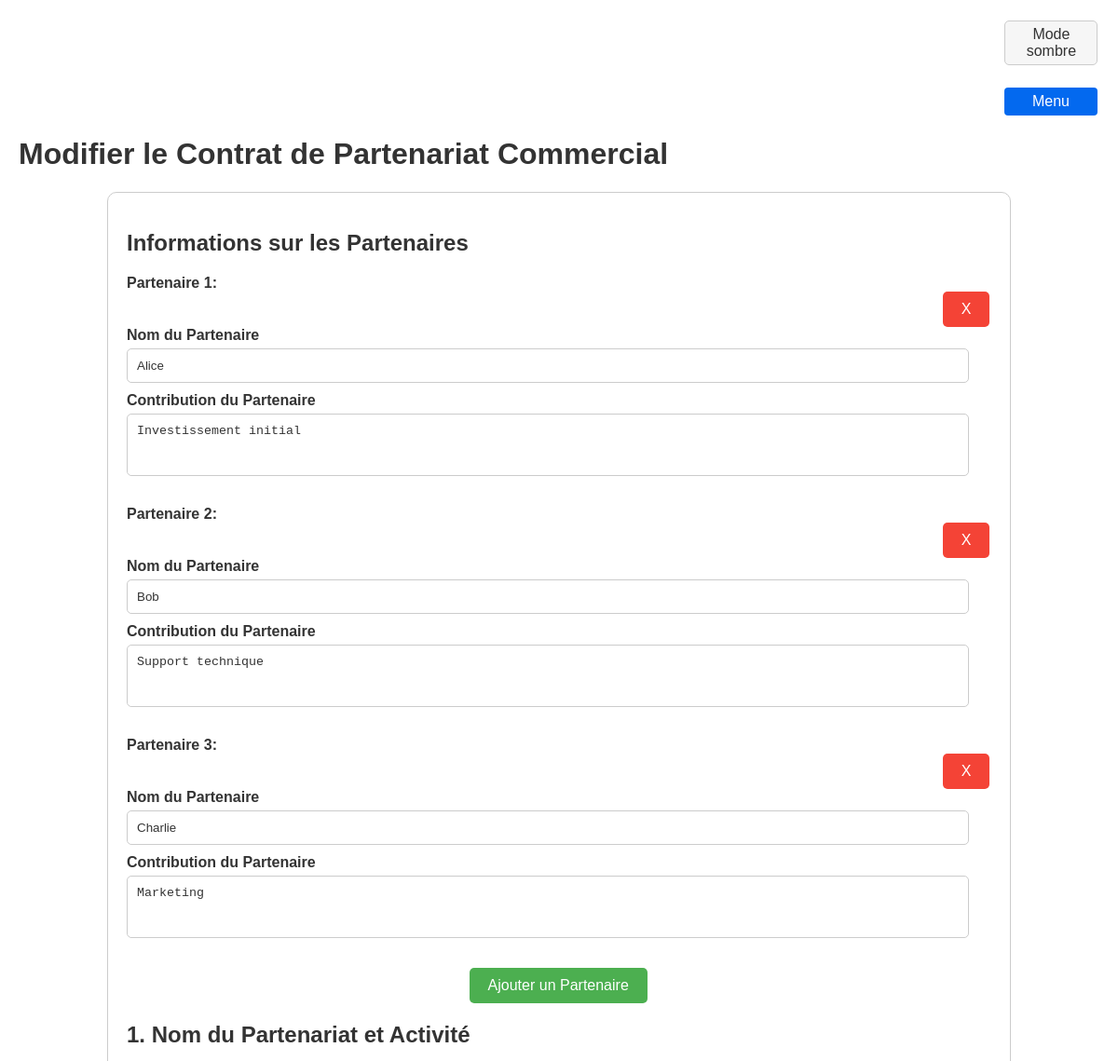
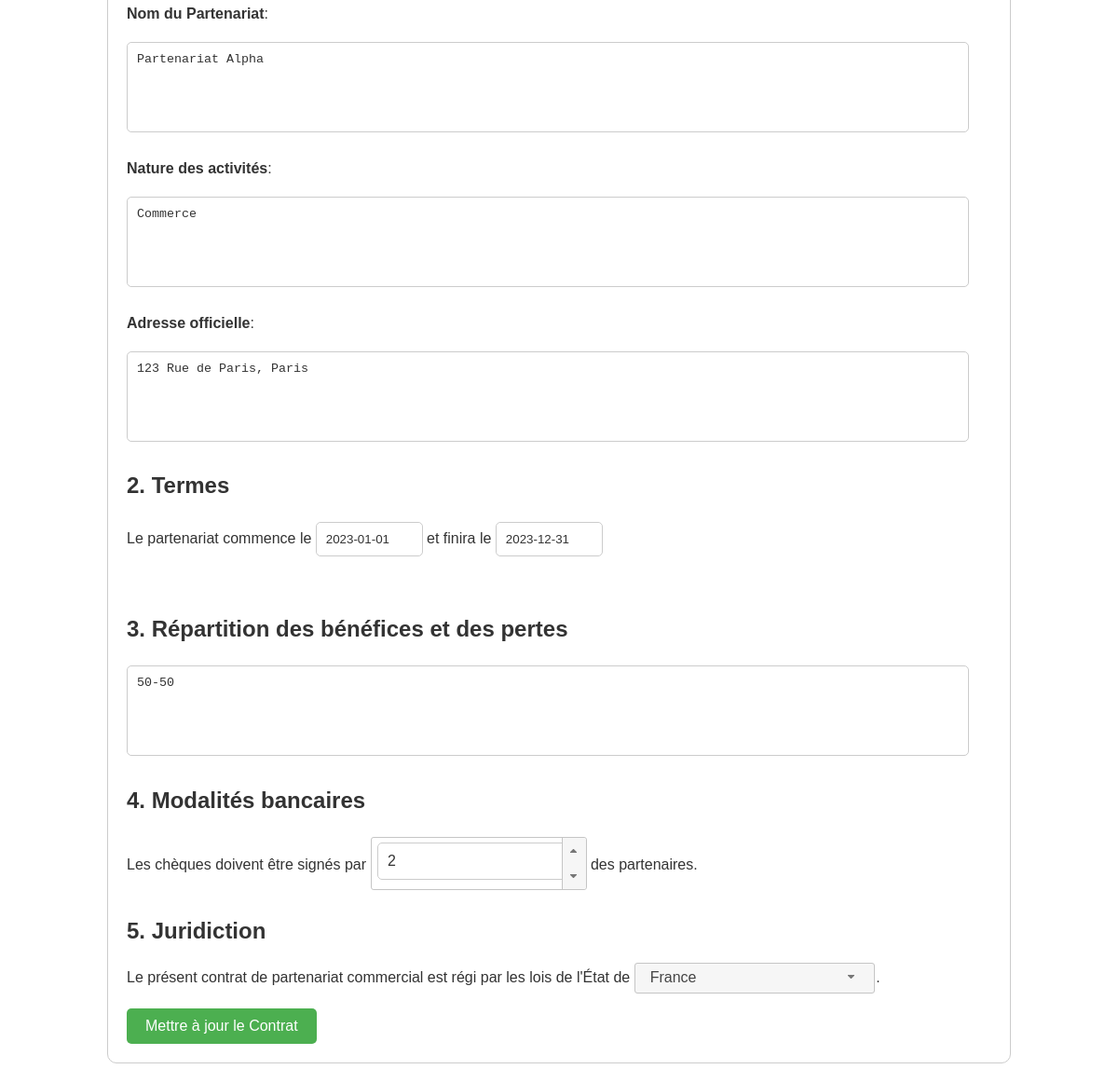
The page /edit_contract.php?id=1 on the database its author committed (2 pictures, top to bottom).
### tables this page shows
CREATE TABLE `partenaire_formulaire` (
  `formulaire_id` int(11) NOT NULL,
  `partenaire_id` int(11) NOT NULL,
  `contribution` varchar(255) NOT NULL
);

CREATE TABLE `partenaire` (
  `id` int(11) NOT NULL,
  `nom` varchar(255) NOT NULL
);

CREATE TABLE `formulaire` (
  `id` int(11) NOT NULL,
  `date_creation` datetime NOT NULL,
  `num_partners` int(11) NOT NULL,
  `activity_type` varchar(255) NOT NULL,
  `partnership_name` varchar(255) NOT NULL,
  `official_address` varchar(255) NOT NULL,
  `start_date` date NOT NULL,
  `end_date` date NOT NULL,
  `profit_loss_distribution` varchar(255) NOT NULL,
  `signing_partner_count` int(11) NOT NULL,
  `country_code` varchar(2) NOT NULL,
  `id_compte` int(11) DEFAULT NULL
);

### functions.php (called while the page is built, shortened)
<?php
function sqlquery($pdo, $query, $params = [])
{
    $stmt = $pdo->prepare($query);
    $stmt->execute($params);
    return $stmt;
}
function getFormDataById($pdo, $formId)
{
    $queryForm = "SELECT * FROM formulaire WHERE id = :id";
    $formData = sqlquery($pdo, $queryForm, [':id' => $formId])->fetch(PDO::FETCH_ASSOC);
    $queryPartners = "SELECT p.id, p.nom, pf.contribution FROM partenaire p
                      JOIN partenaire_formulaire pf ON p.id = pf.partenaire_id
                      WHERE pf.formulaire_id = :formulaire_id";
    $partners = sqlquery($pdo, $queryPartners, [':formulaire_id' => $formId])->fetchAll(PDO::FETCH_ASSOC);
    $data = [
        'date_creation' => $formData['date_creation'],
        'num_partners' => $formData['num_partners'],
        'activity_type' => $formData['activity_type'],
        'partnership_name' => $formData['partnership_name'],
        'official_address' => $formData['official_address'],
        'start_date' => $formData['start_date'],
        'end_date' => $formData['end_date'],
        'profit_loss_distribution' => $formData['profit_loss_distribution'],
        'signing_partner_count' => $formData['signing_partner_count'],
        'country_code' => $formData['country_code'],
    ];
    return ['data' => $data, 'partners' => $partners];
}
?>

### edit_contract.php (the view, shortened to what this page needs)
<?php
require_once('html_utils/header.php');
require_once('functions.php');
$pdo = connectDB();
if (isset($_GET['id'])) {
    $formId = (int)$_GET['id'];
    try {
        $formData = getFormDataById($pdo, $formId);
    } catch (Exception $e) {
        echo "<p>Erreur : " . $e->getMessage() . "</p>";
        exit;
    }
} else {
    echo "<p>Erreur : ID du formulaire manquant.</p>";
    exit;
}
?>
<h1>Modifier le Contrat de Partenariat Commercial</h1>
<form method="POST" action="">
    <h2>Informations sur les Partenaires</h2>
    <div id="partners-container">
        <?php foreach ($formData['partners'] as $index => $partner): ?>
            <div class="partner-section">
                <label class="partnerNum">Partenaire <?php echo $index + 1; ?>:</label>
                <br>
                <div class="delete-partner-container">
                    <button type="button" class="delete-partner-button">X</button>
                </div>
                <label>Nom du Partenaire</label>
                <input type="text" class="partner-name" name="partner[]" value="<?php echo htmlspecialchars($partner['nom']); ?>" required>
                <label>Contribution du Partenaire</label>
                <textarea name="contribution[]" class="contributions" rows="3" required style="resize: none;"><?php echo htmlspecialchars($partner['contribution']); ?></textarea>
                <br>
                <br>
            </div>
        <?php endforeach; ?>
    </div>
    <div id="bottom-page-container">
        <button type="button" id="add-partner-button">Ajouter un Partenaire</button>
    </div>
    <h2>1. Nom du Partenariat et Activité</h2>
    <p><strong>Nom du Partenariat</strong>: </p>
    <textarea id="partnershipName" name="partnershipName" rows="5" required style="resize: none;"><?php echo htmlspecialchars($formData['data']['partnership_name']); ?></textarea>
    <p><strong>Nature des activités</strong>: </p>
    <textarea id="activityType" name="activityType" rows="5" required style="resize: none;"><?php echo htmlspecialchars($formData['data']['activity_type']); ?></textarea>
    <p><strong>Adresse officielle</strong>: </p>
    <textarea id="officialAdress" name="officialAdress" rows="5" required style="resize: none;"><?php echo htmlspecialchars($formData['data']['official_address']); ?></textarea>
    <h2>2. Termes</h2>
    <p>Le partenariat commence le <input type="text" id="date_debut" name="date_debut" value="<?php echo htmlspecialchars($formData['data']['start_date']); ?>"> et finira le <input type="text" id="date_fin" name="date_fin" value="<?php echo htmlspecialchars($formData['data']['end_date']); ?>"></p>
    <br>
    <h2>3. Répartition des bénéfices et des pertes</h2>
    <textarea id="distributionOfProfitsAndLosses" name="distributionOfProfitsAndLosses" rows="5" required style="resize: none;"><?php echo htmlspecialchars($formData['data']['profit_loss_distribution']); ?></textarea>
    <h2>4. Modalités bancaires</h2>
    <p>Les chèques doivent être signés par <input type="number" id="partnerCount" class="spinner-input" name="partnerCount" min="1" max="<?php echo count($formData['partners']); ?>" value="<?php echo htmlspecialchars($formData['data']['signing_partner_count']); ?>"> des partenaires.</p>
    <h2>5. Juridiction</h2>
    <p>Le présent contrat de partenariat commercial est régi par les lois de l'État de
    .
    </p>
    <button type="submit" id="submitFinalForm">Mettre à jour le Contrat</button>
</form>
<?php require_once('html_utils/footer.php'); ?>

### style.css (style rules this page uses)
body { font-family: Arial, sans-serif; margin: 20px; background-color: #f9f9f9; }
form { max-width: 80%; margin: auto; border: 1px solid #ccc; padding: 20px; border-radius: 10px; background-color: #fff; }
label { font-weight: bold; }
input[type="text"], input[type="number"], input[type="email"], input[type="password"], .spinner-input, .ui-spinner, .ui-spinner-input, textarea { width: 95%; padding: 10px; margin-top: 5px; margin-bottom: 10px; border: 1px solid #ccc; border-radius: 5px; }
input[type="text"]#date_debut, input[type="text"]#date_fin { width: 10%; }
input[type="submit"], button#add-partner-button, button#submitFinalForm, button[type="submit"] { background-color: #4caf50; color: white; padding: 10px 20px; border: none; border-radius: 5px; cursor: pointer; transition: background-color 0.3s ease; }
.light-theme { background-color: #ffffff; color : #333; }
.delete-partner-container { display: flex; justify-content: right; }
.delete-partner-container button { background-color: #f44336; color: white; padding: 10px 20px; border: none; border-radius: 5px; cursor: pointer; transition: background-color 0.3s ease; }
#bottom-page-container { display: flex; justify-content: space-around; }
#partnerCount { width: 200px; }

### rows shown on the page
partenaire_formulaire: partenaire.nom "Alice", contribution "Investissement initial"
partenaire_formulaire: partenaire.nom "Bob", contribution "Support technique"
partenaire_formulaire: partenaire.nom "Charlie", contribution "Marketing"
formulaire: partnershipName "Partenariat Alpha", activityType "Commerce", officialAdress "123 Rue de Paris, Paris", date_debut "2023-01-01", date_fin "2023-12-31", distributionOfProfitsAndLosses "50-50", partnerCount "2"
